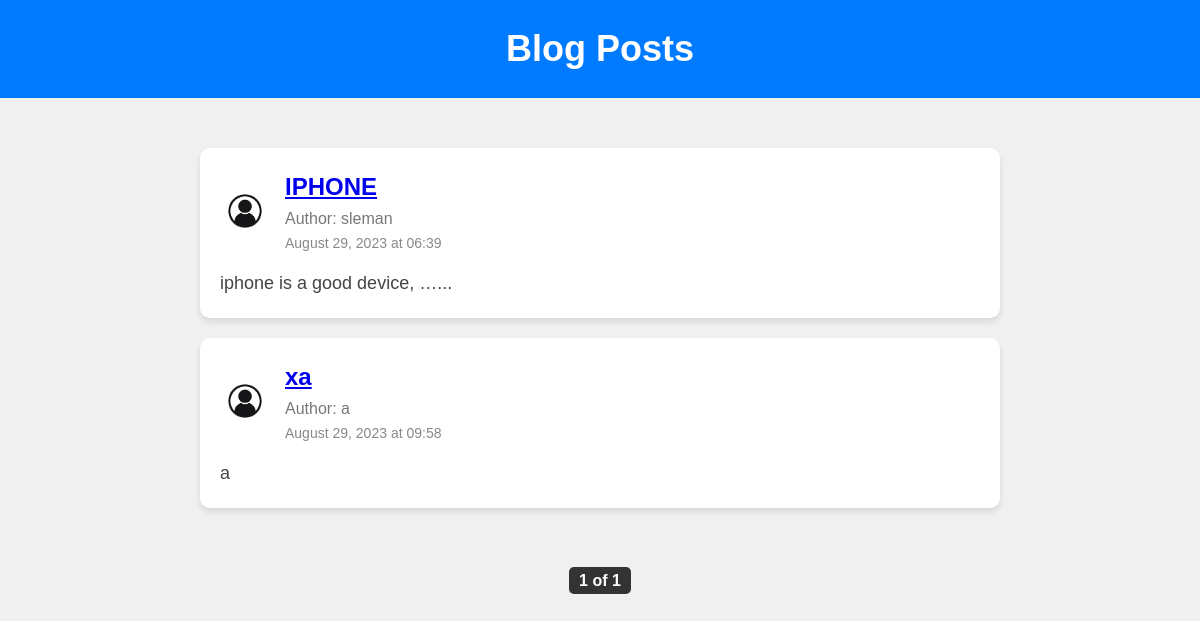
/posts/, run on the app's committed database.
### myblog/models.py (models this page shows, shortened)
class Post(models.Model):
    post_id = models.AutoField(primary_key=True)
    post_title=models.CharField(max_length=100)
    post_author = models.CharField(max_length=100)
    post_slug=models.CharField(max_length=100)
    post_body = models.TextField(max_length=1000,default="")
    post_publish_date = models.DateTimeField("date published", default=timezone.now)
    post_create_date = models.DateTimeField("date created", default=timezone.now)
    post_update_date = models.DateTimeField("date updated", default=timezone.now)
    STATUS_CHOICES = (
        ('Draft', 'Draft'),
        ('Published', 'Published'),
    )
    post_status = models.CharField(max_length=100, choices=STATUS_CHOICES)
    objects = PublishedPostManager()

### myblog/views.py (the view)
# urls.py: path('posts/', views.post_list, name='post_list'),
def post_list(request):
    posts = Post.objects.filter(post_status='Published')
    paginator = Paginator(posts, 3)
    page = request.GET.get('page')
    try:
        posts = paginator.page(page)
    except PageNotAnInteger:
        posts = paginator.page(1)
    except EmptyPage:
        posts = paginator.page(paginator.num_pages)
    context = {'posts': posts}
    return render(request, 'myblog/post_list.html', context)

### myblog/templates/myblog/post_list.html (shortened to what this page needs)
<!DOCTYPE html>
{% load static %}
<html lang="en">
<head>
    <link rel="stylesheet" type="text/css" href="{% static 'css/styles.css' %}">
    <link rel="stylesheet" type="text/css" href="{% static 'css/pagination.css' %}">
</head>
<body>
    <header>
        <h1>Blog Posts</h1>
    </header>
    <main>
        <div class="post-feed">
            {% for post in posts %}
                <div class="post-item">
                    <div class="post-header">
                        <img src="{% static 'images/user.png' %}" alt="User Avatar" class="user-avatar">
                        <div class="post-info">
                            <h2><a href="{% url 'one_post' post_id=post.post_id %}">{{ post.post_title }}</a></h2>
                            <p class="post-meta">Author: {{ post.post_author }}</p>
                            <div class="post-date">
                                {{ post.post_publish_date|date:"F d, Y" }} at {{ post.post_publish_date|time:"H:i" }}
                            </div>
                        </div>
                    </div>
                    <div class="post-content">
                        <p>{{ post.post_body|truncatewords:5 }}{% if post.post_body|length > 5 %}...{% endif %}</p>
                    </div>
                </div>
            {% endfor %}
        </div>
        <div class="pagination">
            <span class="step-links">
                <span class="current-page">{{ posts.number }} of {{ posts.paginator.num_pages }}</span>
            </span>
        </div>
    </main>
</body>
</html>

### myblog/static/css/styles.css (style rules this page uses)
body, h1, h2, h3, p { margin: 0; padding: 0; }
body { font-family: Arial, sans-serif; background-color: #f0f0f0; color: #333; line-height: 1.6; }
h1 { text-align: center; padding: 20px 0; background-color: #007bff; color: #fff; font-size: 36px; margin-bottom: 30px; }
.post-feed { max-width: 800px; margin: 0 auto; padding: 20px; }
.post-item { background-color: #fff; border-radius: 10px; box-shadow: 0 4px 6px rgba(0, 0, 0, 0.1); margin-bottom: 20px; padding: 20px; }
.user-avatar { width: 50px; height: 50px; border-radius: 50%; margin-right: 15px; }
.post-header { display: flex; align-items: center; margin-bottom: 15px; }
.post-meta { font-size: 16px; color: #777; }
.post-date { font-size: 14px; color: #888; margin-left: auto; }
.post-content { font-size: 18px; color: #444; margin-top: 10px; }

### myblog/static/css/pagination.css (style rules this page uses)
.pagination { text-align: center; margin-top: 20px; }
.step-links { display: inline-block; }
.current-page { font-weight: bold; padding: 5px 10px; background-color: #333; color: #fff; border-radius: 5px; }

### data on the page
Post: post_title "IPHONE", post_author "sleman", post_publish_date "August 29, 2023", post_publish_date "06:39", post_body "iphone is a good device, …"
Post: post_title "xa", post_author "a", post_publish_date "August 29, 2023", post_publish_date "09:58", post_body "a"

### other printed values
{{ posts.number }} "1"
{{ posts.paginator.num_pages }} "1"
